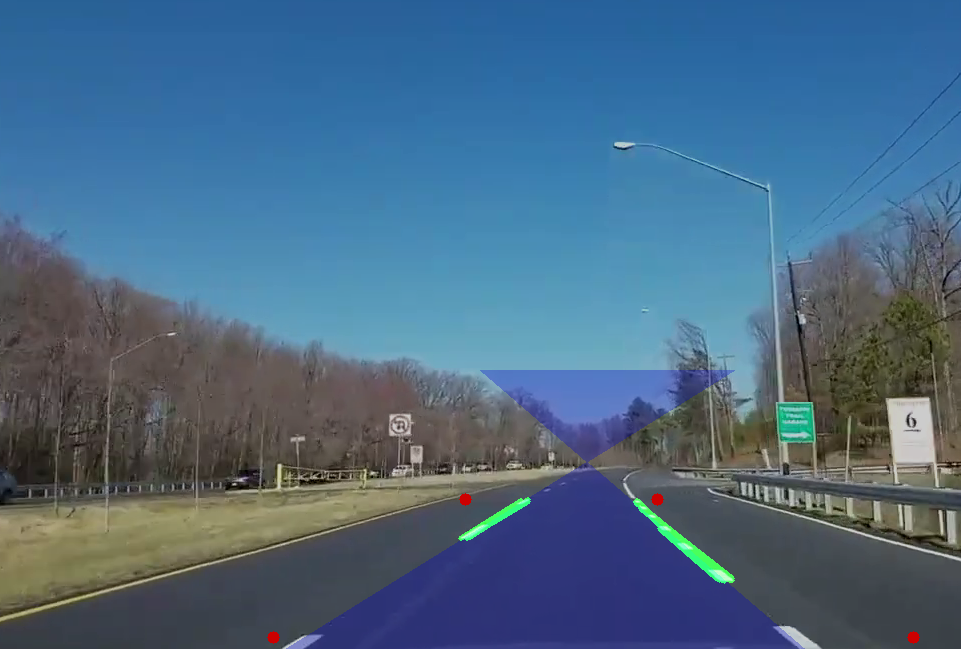
#> input picture sonuclar/foto1.png, 961 x 649 px, given in place of Araba.mp4, which was not available
$ python yeni_video.py
#> lines starting #> are read from the running program, lines starting #| are printed output that depends on the picture; after the words box and inside, x2 and y2 are one past the last pixel; in counts of white or black regions, pixels touching at a corner belong together; pictures that were not available may be replaced by others from this repository, and a replacement may not be noted
#> further down, frame is the input picture: shape (649, 961, 3); mean B, G, R 131.5, 104.9, 74.1
import cv2
import numpy as np

def process_frame(frame):
    # 1. Gri Tonlama
    gray = cv2.cvtColor(frame, cv2.COLOR_BGR2GRAY)
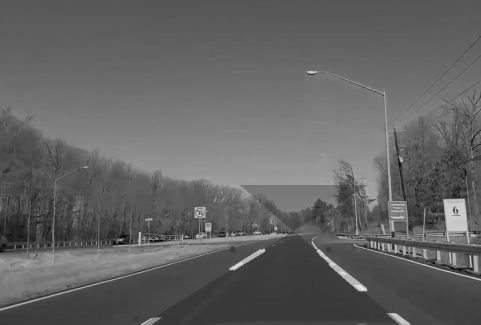
#> gray: shape (649, 961) (shown at 1/2 size); min 0, max 234, mean 98.7

    # 2. Gaussian Blur
    blur = cv2.GaussianBlur(gray, (5, 5), 0)

    # 3. Canny Kenar Tespiti
    edges = cv2.Canny(blur, 50, 150)
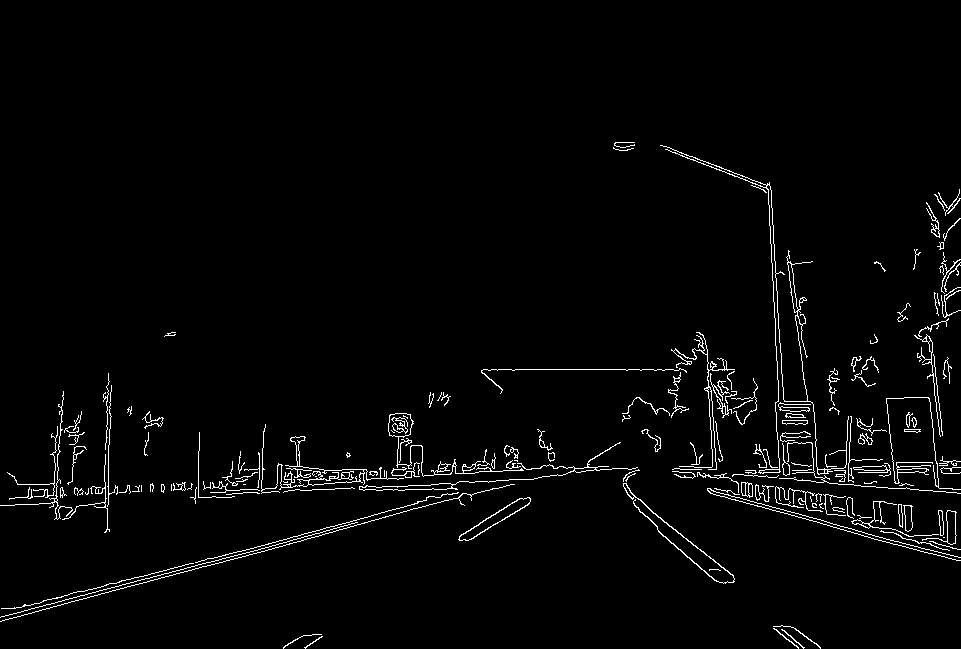
#> edges: shape (649, 961); 2.4% white in thin lines or dots, all inside (x1, y1, x2, y2) = (0, 142, 961, 649)

    # 4. ROI Maskesi
    height, width = edges.shape
    mask = np.zeros_like(edges)

    # Buradaki vertices, ROI
    vertices = np.array([[
        (width * 0.25, height * 0.972),   # Sol-alt
        (width * 0.75, height * 0.972),   # Sağ-alt
        (width * 0.55, height * 0.78),    # Sağ-üst
        (width * 0.40, height * 0.78)     # Sol-üst
    ]], dtype=np.int32)

    cv2.fillPoly(mask, vertices, 255)
#> mask: shape (649, 961); 6.3% white; 1 white region, box (x1, y1, x2, y2) and area: (240, 506, 721, 631) 39169
    masked_edges = cv2.bitwise_and(edges, mask)
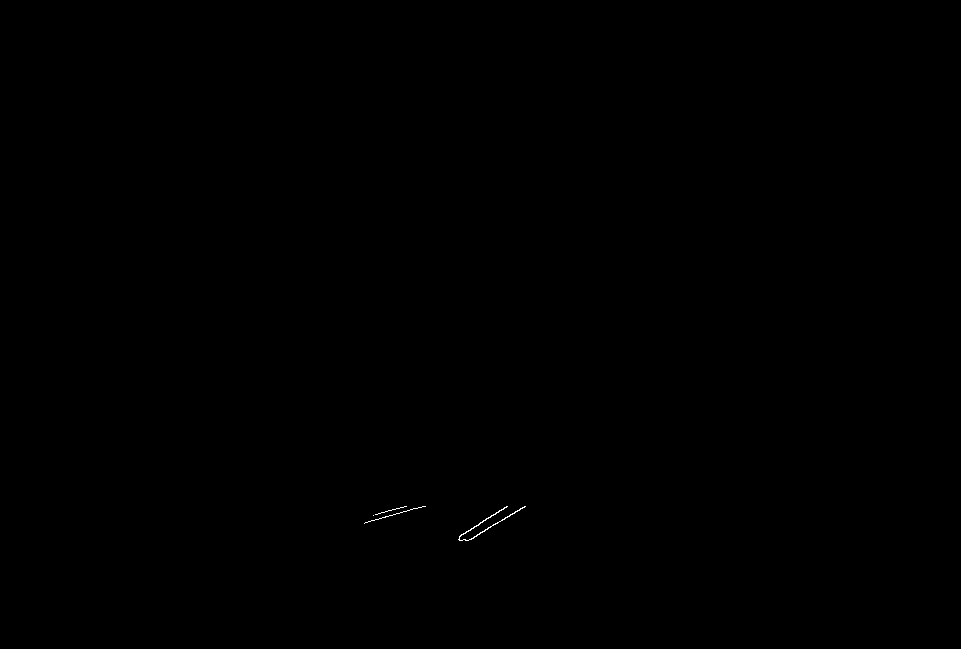
#> masked_edges: shape (649, 961); 0.04% white in thin lines or dots, all inside (x1, y1, x2, y2) = (364, 506, 526, 541)

    # 5. Hough Çizgileri
    lines = cv2.HoughLinesP(
        masked_edges,
        rho=1,
        theta=np.pi/180,
        threshold=15,
        minLineLength=40,     # daha kısa parçaları da al
        maxLineGap=50         # daha büyük boşluklara izin ver
    )
#> lines = [[468, 540, 525, 506], [364, 523, 424, 506], [459, 537, 506, 506], [466, 540, 522, 507], [365, 522, 414, 508], [459, 536, 499, 510]]

    # Çizgileri çiz
    line_image = np.zeros_like(frame)
    if lines is not None:
        # 5a. Çizgileri sol/sağ olarak ayır
        left_lines, right_lines = [], []
        for x1, y1, x2, y2 in lines.reshape(-1, 4):
            slope = (y2 - y1) / (x2 - x1 + 1e-6)
            if slope < -0.5:
                left_lines.append((x1, y1, x2, y2))
            elif slope > 0.5:
                right_lines.append((x1, y1, x2, y2))
#> this loop made 6 passes
#> (x1, y1, x2, y2, slope) on passes 1 to 6: (468, 540, 525, 506, -0.596), (364, 523, 424, 506, -0.283), (459, 537, 506, 506, -0.66), (466, 540, 522, 507, -0.589), (365, 522, 414, 508, -0.286), (459, 536, 499, 510, -0.65)
#> after the loop, left_lines = [(468, 540, 525, 506), (459, 537, 506, 506), (466, 540, 522, 507), (459, 536, 499, 510)]; right_lines = []

        # 5b. Her gruptan ortalama doğru hesapla
        def avg_line(lines):
            slopes, intercepts = [], []
            for x1, y1, x2, y2 in lines:
                m, b = np.polyfit((x1, x2), (y1, y2), 1)
                slopes.append(m)
                intercepts.append(b)
#> this loop made 4 passes
#> (x1, y1, x2, y2, m, b) on passes 1 to 4: (468, 540, 525, 506, -0.596, 819.2), (459, 537, 506, 506, -0.66, 839.7), (466, 540, 522, 507, -0.589, 814.6), (459, 536, 499, 510, -0.65, 834.3)
#> after the loop, intercepts = [819.2, 839.7, 814.6, 834.3]; slopes = [-0.596, -0.66, -0.589, -0.65]
            return np.mean(slopes), np.mean(intercepts)

        left_m, left_b   = avg_line(left_lines) if left_lines else (0,0)
#> left_m = -0.624; left_b = 827
        right_m, right_b = avg_line(right_lines) if right_lines else (0,0)
#> right_m = 0; right_b = 0

        # 5c. Ortalama doğruları görüntünün alt ve üst sınırına uzat
        y_bottom = height
        y_top    = int(height * 0.6)
        def line_points(m, b, y1, y2):
#> called with m = -0.624, b = 827, y1 = 649, y2 = 389
            x1 = int((y1 - b) / (m + 1e-6))
#> x1 = 285
            x2 = int((y2 - b) / (m + 1e-6))
#> x2 = 702
            return (x1, y1), (x2, y2)

        lp1, lp2 = line_points(left_m, left_b, y_bottom, y_top)
#> lp1 = (285, 649); lp2 = (702, 389)
        rp1, rp2 = line_points(right_m, right_b, y_bottom, y_top)
#> rp1 = (649000000, 649); rp2 = (389000000, 389)

        # 6. Şerit alanını dolduracak poligon
        fill_poly = np.array([[lp1, lp2, rp2, rp1]], dtype=np.int32)
#> fill_poly = [[285, 649], [702, 389], [389000000, 389], [649000000, 649]]

        # 7. Dolgu uygulaması (yarı saydam)
        overlay = frame.copy()
        cv2.fillPoly(overlay, fill_poly, color=(255, 0, 0))  # BGR mavi
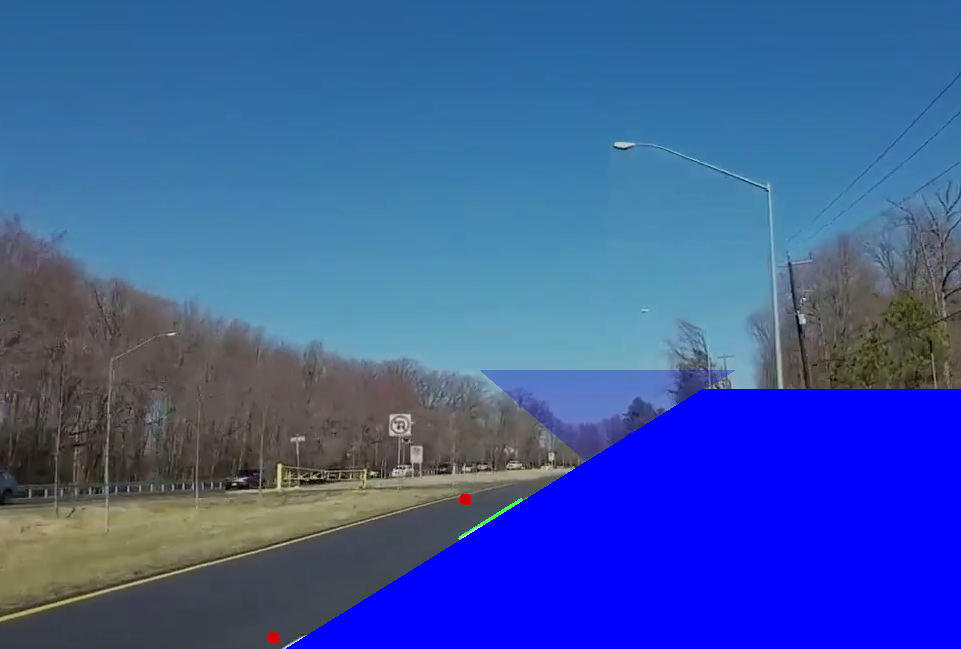
#> overlay: shape (649, 961, 3); 19.48% of pixels changed, all inside (x1, y1, x2, y2) = (286, 389, 961, 649)
        frame = cv2.addWeighted(overlay, 0.3, frame, 0.7, 0)
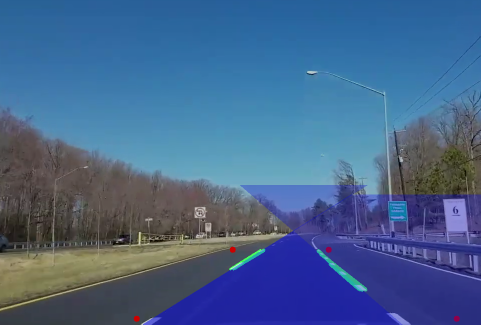
#> frame: shape (649, 961, 3) (shown at 1/2 size); mean B, G, R 140.4, 100.2, 69.9

        # 8. Hough’dan dönen tüm çizgileri üzerine çiz
        for x1, y1, x2, y2 in lines.reshape(-1,4):
            cv2.line(line_image, (x1, y1), (x2, y2), (0,255,0), 3)
#> this loop made 6 passes
    else:
        # Eğer hiç çizgi yoksa, yine de boş line_image ile devam et
        pass

    # —————————————————————————————————————————————————————————
    # **EKLENECEK KISIM**: ROI köşe noktalarını işaretle
    for pt in vertices[0]:
        cv2.circle(
            frame,
            center=(int(pt[0]), int(pt[1])),
            radius=6,
            color=(0, 0, 255),    # Kırmızı nokta
            thickness=-1          # dolu daire
        )
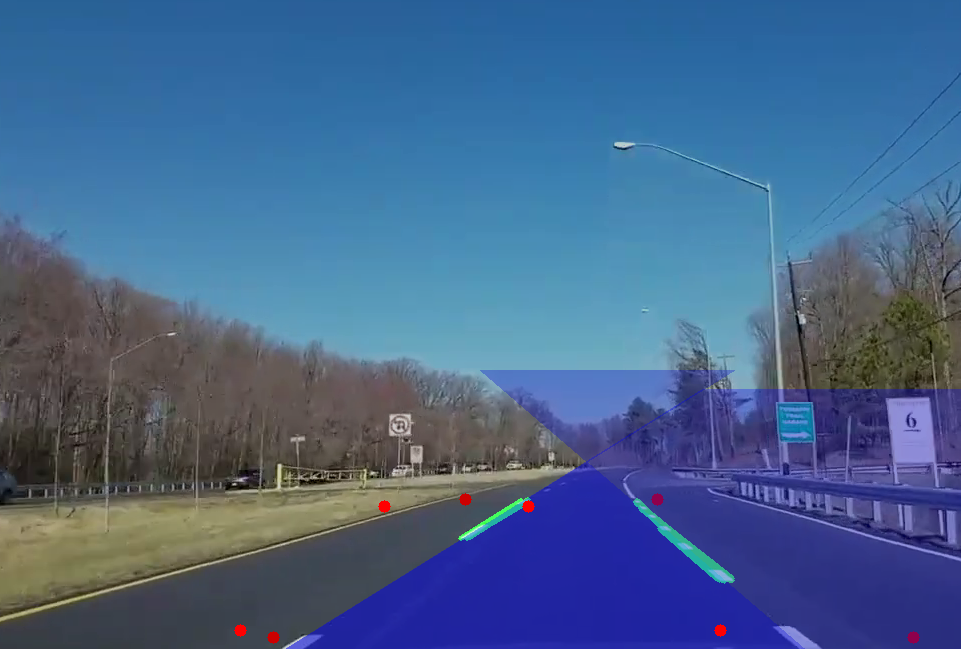
#> frame: shape (649, 961, 3); 0.07% of pixels changed, all inside (x1, y1, x2, y2) = (234, 500, 727, 637)
    # —————————————————————————————————————————————————————————

    # Sonucu birleştir ve döndür
    return cv2.addWeighted(frame, 0.8, line_image, 1, 0)
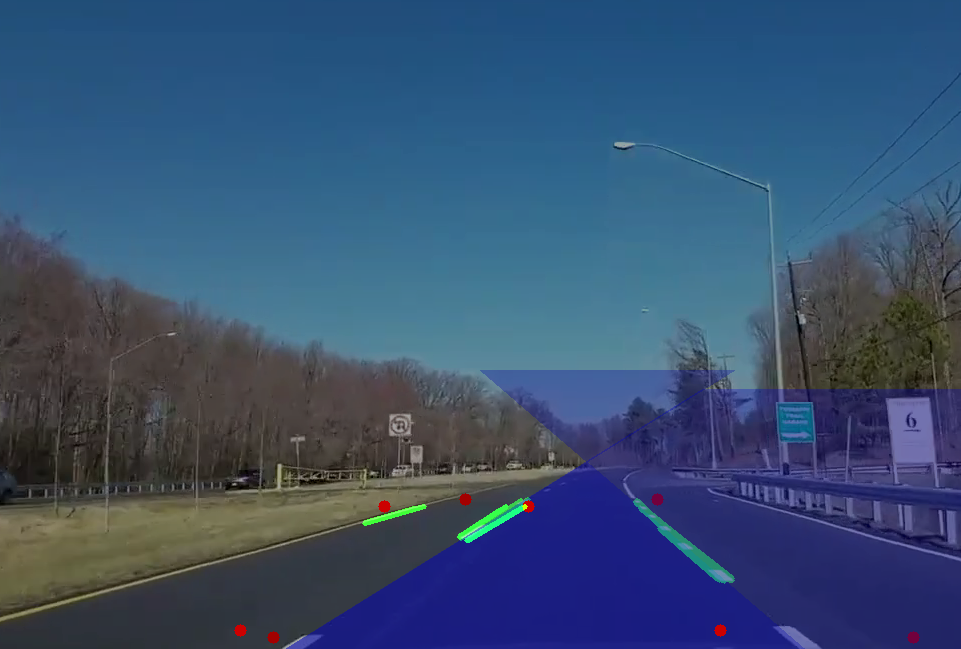
#> returned value: shape (649, 961, 3); mean of channels 0, 1, 2 112.3, 80.4, 56; drawn as B, G, R

# Video Kaynağı (Dosya yolu veya 0 for webcam)
video_path = "Araba.mp4"  # Kendi videonuzun yolunu verin
cap = cv2.VideoCapture(video_path)

while cap.isOpened():
    ret, frame = cap.read()
    if not ret:
        break

    processed_frame = process_frame(frame)
    cv2.imshow("Lane Detection & ROI Points", processed_frame)

    if cv2.waitKey(1) & 0xFF == ord('q'):
#> (key q is pressed here)
        break

cap.release()
cv2.destroyAllWindows()

$ run again, on sonuclar/foto2.png
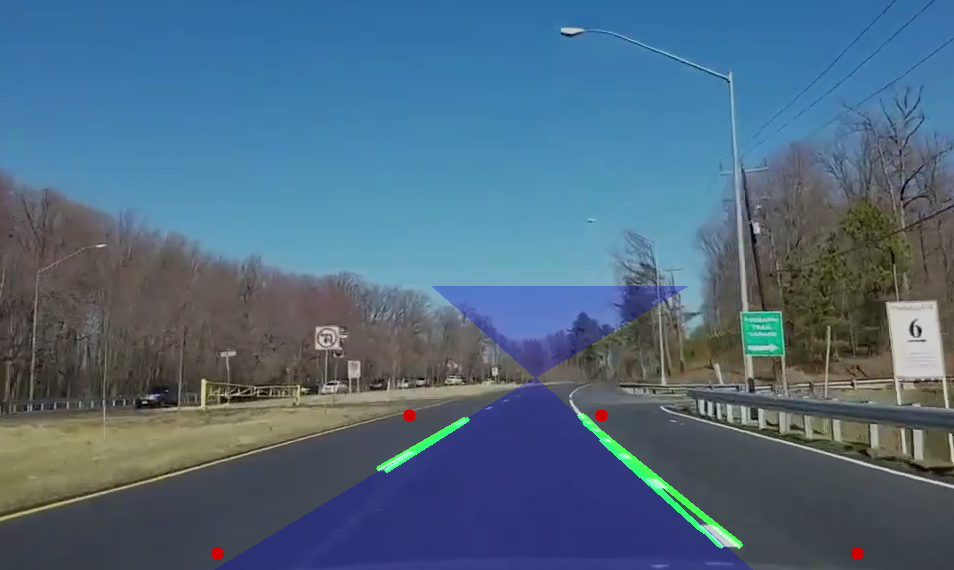
#> input picture sonuclar/foto2.png, 954 x 570 px, given in place of Araba.mp4, which was not available
#> frame is the input picture: shape (570, 954, 3); mean B, G, R 127.9, 105.6, 78.5
#> in process_frame, `edges = cv2.Canny(blur, 50, 150)`:
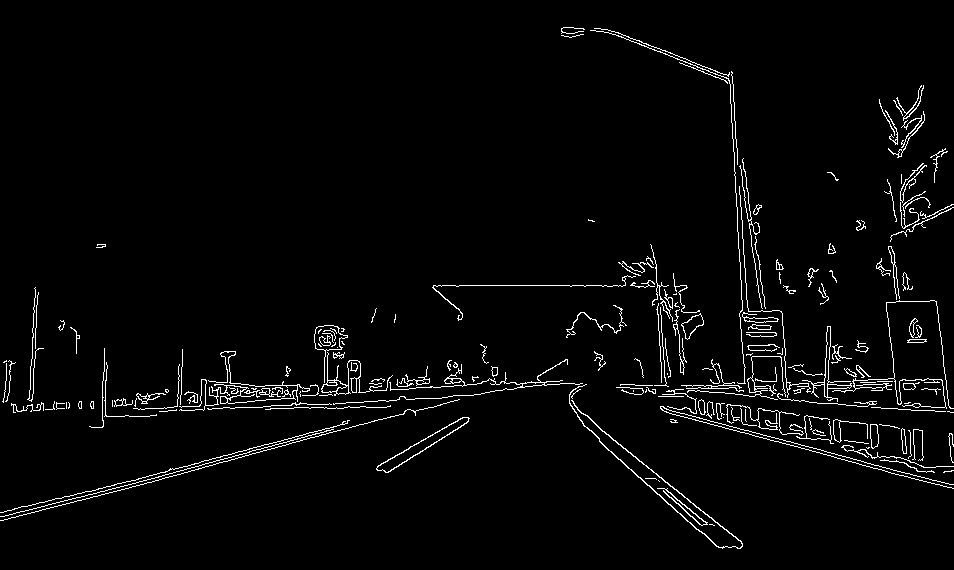
#> edges: shape (570, 954); 2.8% white in thin lines or dots
#> mask: shape (570, 954); 6.4% white; 1 white region, box (x1, y1, x2, y2) and area: (238, 444, 716, 555) 34578
#> masked_edges: shape (570, 954); 0.03% white in thin lines or dots, all inside (x1, y1, x2, y2) = (376, 444, 434, 473)
#> lines = [[376, 468, 416, 444], [387, 472, 431, 444], [390, 471, 432, 444]]
#> the loop in process_frame, `for x1, y1, x2, y2 in lines.reshape(-1, 4):` made 3 passes
#> (x1, y1, x2, slope) on passes 1 to 3: (376, 468, 416, -0.6), (387, 472, 431, -0.636), (390, 471, 432, -0.643)
#> after the loop in process_frame, `for x1, y1, x2, y2 in lines.reshape(-1, 4):`: left_lines = [(376, 468, 416, 444), (387, 472, 431, 444), (390, 471, 432, 444)]; right_lines = []
#> the loop in avg_line, `for x1, y1, x2, y2 in lines:` made 3 passes
#> (x1, y1, x2, m, b) on passes 1 to 3: (376, 468, 416, -0.6, 693.6), (387, 472, 431, -0.636, 718.3), (390, 471, 432, -0.643, 721.7)
#> after the loop in avg_line, `for x1, y1, x2, y2 in lines:`: intercepts = [693.6, 718.3, 721.7]; slopes = [-0.6, -0.636, -0.643]
#> left_m = -0.626; left_b = 711.2
#> right_m = 0
#> in line_points, `x1 = int((y1 - b) / (m + 1e-6))`: x1 = 225
#> in line_points, `x2 = int((y2 - b) / (m + 1e-6))`: x2 = 589
#> lp1 = (225, 570); lp2 = (589, 342)
#> rp1 = (570000000, 570); rp2 = (342000000, 342)
#> fill_poly = [[225, 570], [589, 342], [342000000, 342], [570000000, 570]]
#> the loop in process_frame, `for x1, y1, x2, y2 in lines.reshape(-1,4):` made 3 passes
#> (x1, y1, x2) on passes 1 to 3: (376, 468, 416), (387, 472, 431), (390, 471, 432)
#> in process_frame, `return cv2.addWeighted(frame, 0.8, line_image, 1, 0)`:
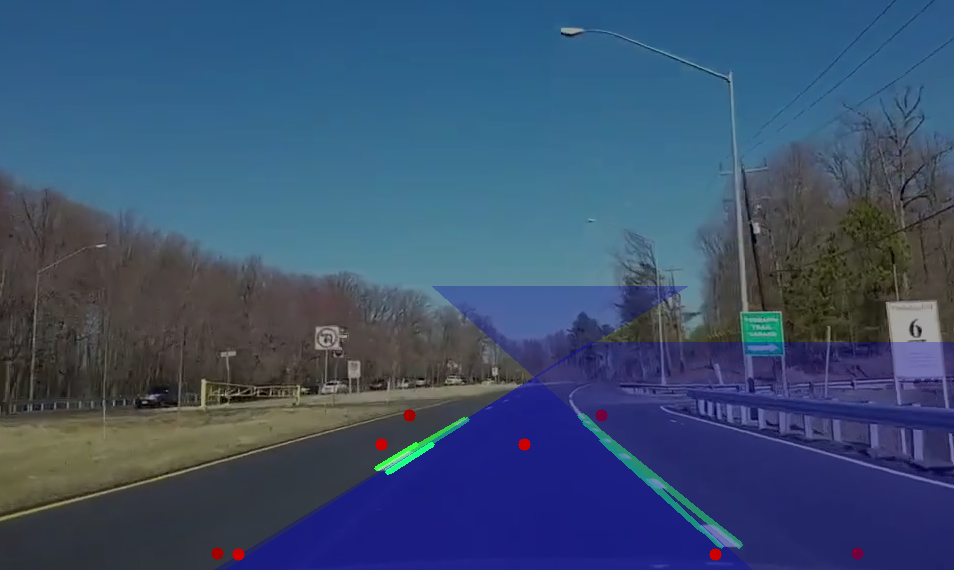
#> returned value: shape (570, 954, 3); mean of channels 0, 1, 2 110.7, 80.2, 59; drawn as B, G, R

$ run again, on sonuclar/foto3.png
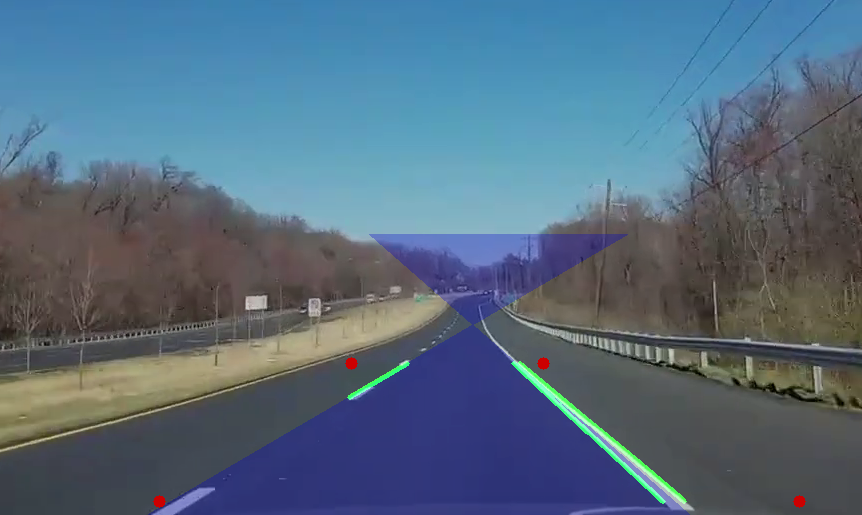
#> input picture sonuclar/foto3.png, 862 x 515 px, given in place of Araba.mp4, which was not available
#> frame is the input picture: shape (515, 862, 3); mean B, G, R 126.3, 107.1, 85
#> in process_frame, `edges = cv2.Canny(blur, 50, 150)`:
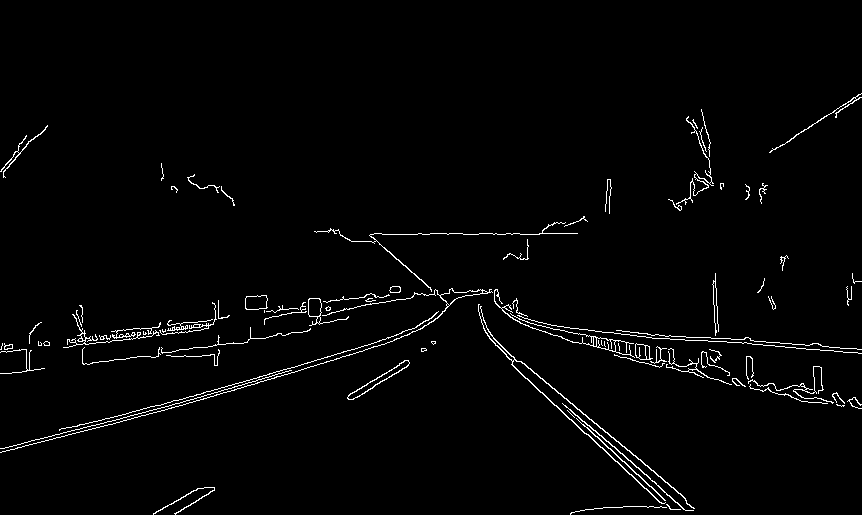
#> edges: shape (515, 862); 2% white in thin lines or dots, all inside (x1, y1, x2, y2) = (0, 93, 862, 515)
#> mask: shape (515, 862); 6.4% white; 1 white region, box (x1, y1, x2, y2) and area: (215, 401, 647, 501) 28202
#> masked_edges: shape (515, 862); every value is 0
#> lines = None
#> in process_frame, `return cv2.addWeighted(frame, 0.8, line_image, 1, 0)`:
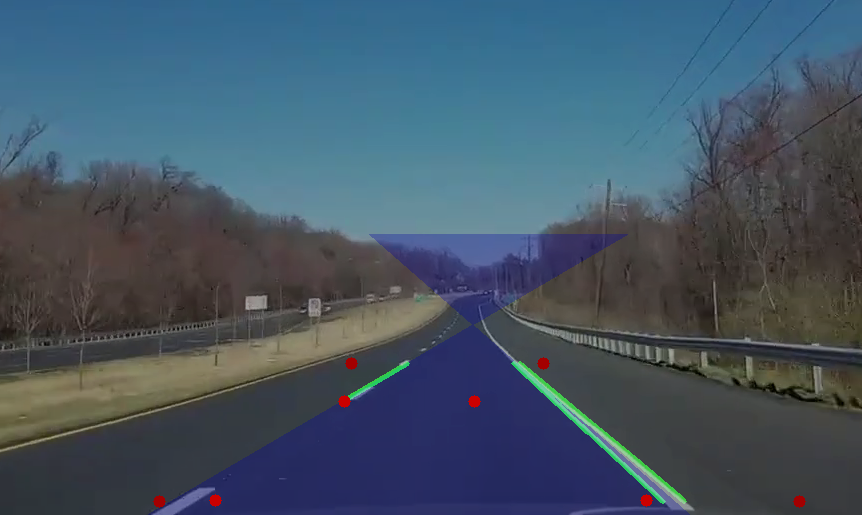
#> returned value: shape (515, 862, 3); mean of channels 0, 1, 2 100.9, 85.7, 68.1; drawn as B, G, R
